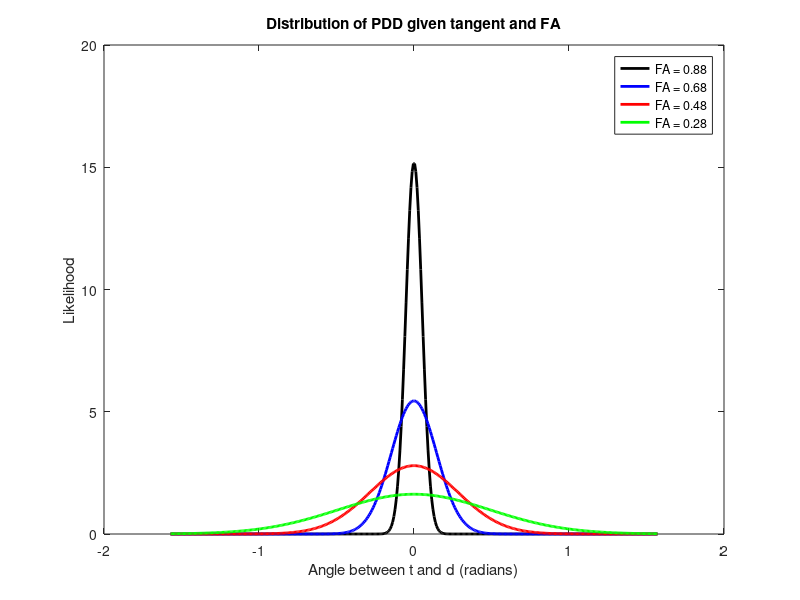
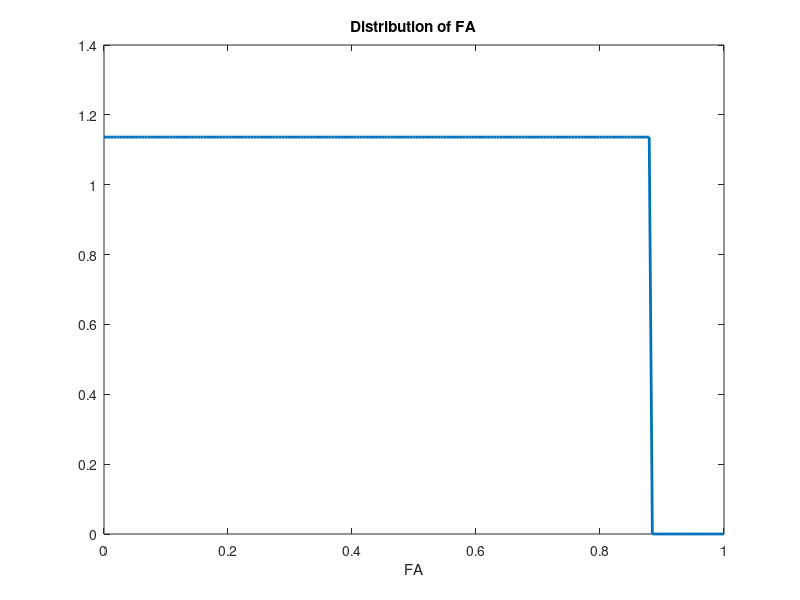
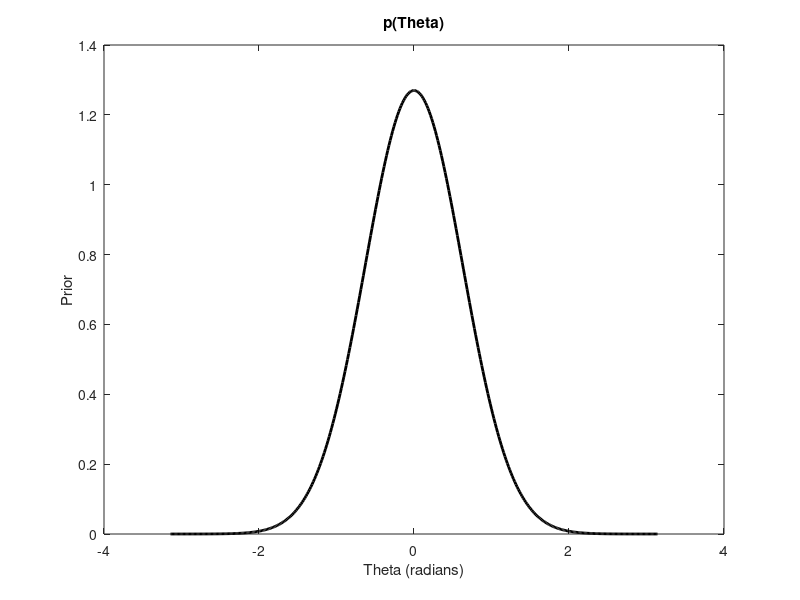
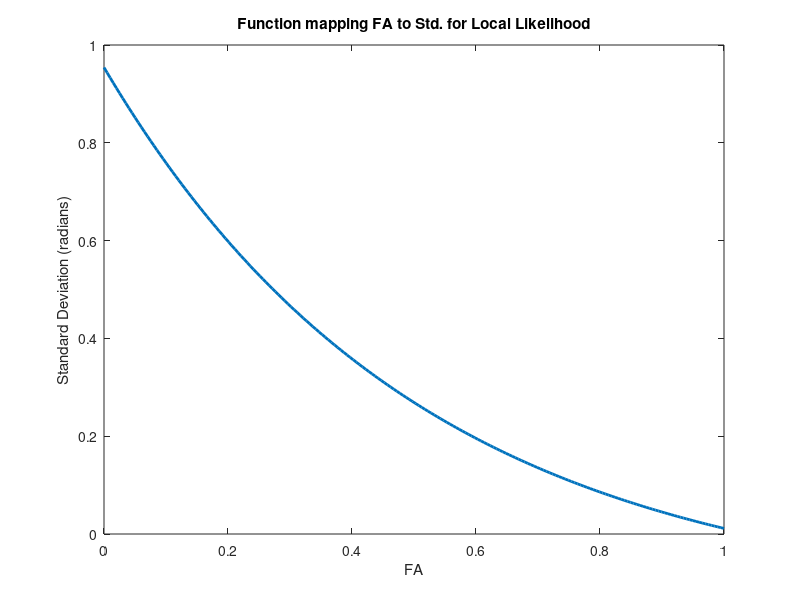

Source code (MATLAB) for these figures, in order:
function mtrPlotBayesianTractModels()

% Helper for cycling plots
plotTypes = {'k','b','r','g','y','m'};

% Distribution of Likelihood of PDD given true tangent and FA
angle = linspace(-pi/2,pi/2,400);
fa = [0.88, 0.68, 0.48, 0.28];

% Convert FA values into stds
stdevs = 1.0978*exp(-1.9567*fa) - 0.1437;

figure(1);
hold off;
p=1;
% Get gaussians
for s = 1:length(stdevs)
    %like(s,:) = normpdf(angle,0,stdevs(s))/(normcdf(pi/2,0,stdevs(s))-normcdf(-pi/2,0,stdevs(s)));
    like(s,:) = normpdf(angle,0,stdevs(s))/(normcdf(pi/2,0,stdevs(s))-0.5);
    plot(angle,like(s,:),plotTypes{p},'LineWidth',2); hold on;
    p=p+1;
end
legend('FA = 0.88','FA = 0.68','FA = 0.48','FA = 0.28');
xlabel('Angle between t and d (radians)');
ylabel('Likelihood');
title('Distribution of PDD given tangent and FA');
hold off;

% Distribution on FA values within white matter
fa = linspace(0,1,200);
distrib_fa = ones(length(fa),1)/0.88;
distrib_fa(fa > 0.88) = 0;

figure(2);
plot(fa,distrib_fa,'LineWidth',2);
xlabel('FA');
title('Distribution of FA');

% Distribution of Prior
angle = linspace(-pi,pi,400);
%prior = 1/(2*pi)*normpdf(angle,0,pi/5)/(normcdf(pi,0,pi/5)-normcdf(-pi,0,pi/5));
prior = 1*normpdf(angle,0,pi/5)/(normcdf(pi,0,pi/5)-0.5);
%angle = cos(angle);

figure(3);
plot(angle,prior,'k','LineWidth',2);
xlabel('Theta (radians)');
ylabel('Prior');
title('p(Theta)');

% Convert continuous FA values into stds
stdevs = 1.0978*exp(-1.9567*fa) - 0.1437;
figure(4);
plot(fa,stdevs,'LineWidth',2);
xlabel('FA');
ylabel('Standard Deviation (radians)');
title('Function mapping FA to Std. for Local Likelihood');


% Plot mesh of gaussian

theta = linspace(0,0,200);
cos_phi = linspace(-1,1,200);
fa = linspace(0,0.88,200);
pdd = [0,pi];
%[X,Y] = meshgrid(cos_phi,theta);
[X,FA] = meshgrid(cos_phi,fa);
stdevs = 1.0978*exp(-1.9567*FA) - 0.1437;
%normalizer = normcdf(pi/2,0,diag(stdevs(:,1)))-normcdf(-pi/2,0,diag(stdevs(:,1)));
normalizer = normcdf(pi/2,0,diag(stdevs(:,1)))-0.5;
NORM = repmat(diag(normalizer),1,size(X,2));
%Z = pdd(1).*X.*cos(pdd(2)).*cos(X) + sin(acos(pdd(1))).*sin(acos(X)).*cos(pdd(2)).*cos(Y+pi) + sin(pdd(2)).*sin(Y+pi);
Z = pdd(1).*X.*cos(pdd(2)).*cos(pi) + sin(acos(pdd(1))).*sin(acos(X)).*cos(pdd(2)).*cos(pi) + sin(pdd(2)).*sin(pi);
Z(Z < 0) = 0;
%Z = normpdf(acos(Z),0,stdevs(1))/(normcdf(pi/2,0,stdevs(1))-normcdf(-pi/2,0,stdevs(1)));
Z = 1 ./ (sqrt(2*pi).*stdevs).*exp(-acos(Z).^2 ./ (2*stdevs.^2) ) ./ NORM;
figure(5)
surf(acos(X)-pi/2,FA,Z,FA,'EdgeColor','none');
axis([-pi/2, pi/2, 0, 0.88, 0, 15]);
%ylabel('FA');
%xlabel('AE(radians)');
%title('p(PDD|t,FA)');
box on;
